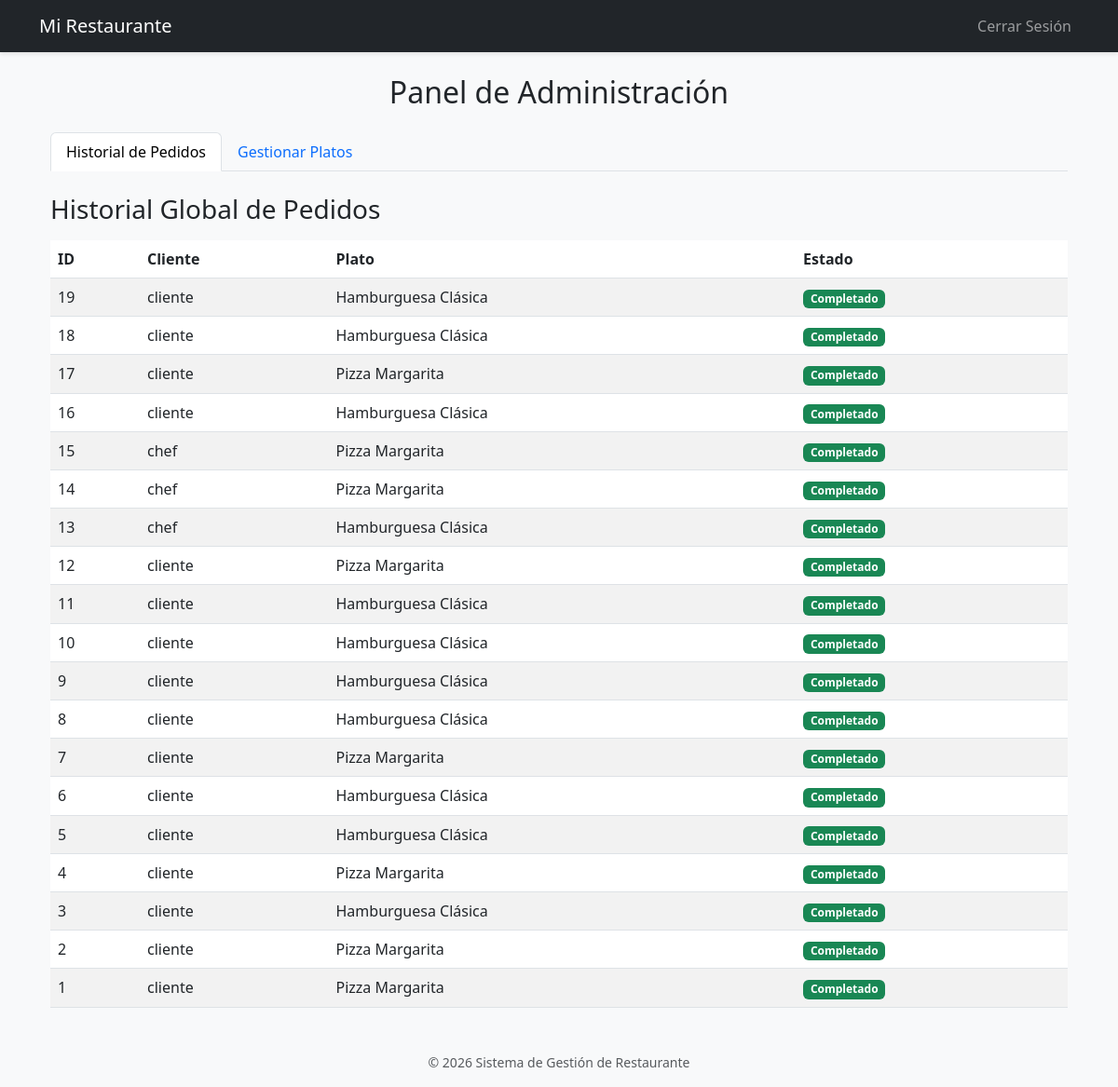
/admin_panel.php (signed in), run on the app's committed database.
### tables this page shows
CREATE TABLE `orders` (
  `id` int(11) NOT NULL,
  `user_id` int(11) NOT NULL,
  `dish_id` int(11) NOT NULL,
  `quantity` int(11) NOT NULL,
  `status` enum('Pending','Preparing','Ready to serve','Served') NOT NULL DEFAULT 'Pending'
);

CREATE TABLE `users` (
  `id` int(11) NOT NULL,
  `username` varchar(50) NOT NULL,
  `email` varchar(100) NOT NULL,
  `password` varchar(100) NOT NULL,
  `role_id` int(11) NOT NULL
);

CREATE TABLE `dishes` (
  `id` int(11) NOT NULL,
  `name` varchar(50) NOT NULL,
  `description` varchar(255) DEFAULT NULL,
  `price` decimal(10,2) NOT NULL,
  `is_active` tinyint(1) NOT NULL DEFAULT 1
);

### admin_panel.php (the view, shortened to what this page needs)
<?php
require_once 'config/conexion.php';
include('includes/header.php');
?>
<div class="container mt-4">
    <h2 class="text-center">Panel de Administración</h2>
    <ul class="nav nav-tabs mt-4">
        <li class="nav-item">
            <a class="nav-link active" href="admin_panel.php">Historial de Pedidos</a>
        </li>
        <li class="nav-item">
            <a class="nav-link" href="add_dish.php">Gestionar Platos</a>
        </li>
    </ul>
    <h3 class="mt-4">Historial Global de Pedidos</h3>
    <table class="table table-striped mt-3">
        <thead>
            <tr>
                <th>ID</th>
                <th>Cliente</th>
                <th>Plato</th>
                <th>Estado</th>
            </tr>
        </thead>
        <tbody>
            <?php
            $query = "SELECT orders.id, users.username, dishes.name, orders.status
                      FROM orders
                      INNER JOIN users ON orders.user_id = users.id
                      INNER JOIN dishes ON orders.dish_id = dishes.id
                      ORDER BY orders.id DESC";
            $result = mysqli_query($conexion, $query);
            if ($result && mysqli_num_rows($result) > 0) {
                while ($order = mysqli_fetch_assoc($result)) {
                    $is_pending = ($order['status'] == 0);
                    $badge = $is_pending ? 'bg-warning' : 'bg-success';
                    $status_text = $is_pending ? 'Pendiente' : 'Completado';
                    echo "<tr>
                            <td>{$order['id']}</td>
                            <td>{$order['username']}</td>
                            <td>{$order['name']}</td>
                            <td><span class='badge {$badge}'>{$status_text}</span></td>
                          </tr>";
                }
            } else {
                echo "<tr><td colspan='4' class='text-center'>No hay pedidos registrados.</td></tr>";
            }
            ?>
        </tbody>
    </table>
</div>
<?php include('includes/footer.php'); ?>

### includes/header.php (shortened to what this page needs)
<!DOCTYPE html>
<html lang="es">
<head>
    <link href="https://cdn.jsdelivr.net/npm/bootstrap@5.3.0/dist/css/bootstrap.min.css" rel="stylesheet">
</head>
<body>
<nav class="navbar navbar-expand-lg navbar-dark bg-dark">
    <div class="container">
        <a class="navbar-brand" href="dashboard.php">Mi Restaurante</a>
        <div class="collapse navbar-collapse" id="navbarNav">
            <div class="navbar-nav ms-auto">
                <a class="nav-link" href="logout.php">Cerrar Sesión</a>
            </div>
        </div>
    </div>
</nav>
<div class="container">

### includes/footer.php (shortened to what this page needs)
</div> <footer class="text-center mt-5 mb-3">
    <p class="text-muted small">&copy; <?php echo date("Y"); ?> Sistema de Gestión de Restaurante</p>
</footer>
</body>
</html>

### includes/header.php (style rules this page uses)
body { background-color: #f8f9fa; }
.navbar { margin-bottom: 20px; box-shadow: 0 2px 4px rgba(0,0,0,0.1); }

### data on the page
orders: id "19", user.username "cliente", dish.name "Hamburguesa Clásica", status "Completado"
orders: id "18", user.username "cliente", dish.name "Hamburguesa Clásica", status "Completado"
orders: id "17", user.username "cliente", dish.name "Pizza Margarita", status "Completado"
orders: id "16", user.username "cliente", dish.name "Hamburguesa Clásica", status "Completado"
orders: id "15", user.username "chef", dish.name "Pizza Margarita", status "Completado"
orders: id "14", user.username "chef", dish.name "Pizza Margarita", status "Completado"
orders: id "13", user.username "chef", dish.name "Hamburguesa Clásica", status "Completado"
orders: id "12", user.username "cliente", dish.name "Pizza Margarita", status "Completado"
orders: id "11", user.username "cliente", dish.name "Hamburguesa Clásica", status "Completado"
orders: id "10", user.username "cliente", dish.name "Hamburguesa Clásica", status "Completado"
orders: id "9", user.username "cliente", dish.name "Hamburguesa Clásica", status "Completado"
orders: id "8", user.username "cliente", dish.name "Hamburguesa Clásica", status "Completado"
orders: id "7", user.username "cliente", dish.name "Pizza Margarita", status "Completado"
orders: id "6", user.username "cliente", dish.name "Hamburguesa Clásica", status "Completado"
orders: id "5", user.username "cliente", dish.name "Hamburguesa Clásica", status "Completado"
orders: id "4", user.username "cliente", dish.name "Pizza Margarita", status "Completado"
orders: id "3", user.username "cliente", dish.name "Hamburguesa Clásica", status "Completado"
orders: id "2", user.username "cliente", dish.name "Pizza Margarita", status "Completado"
orders: id "1", user.username "cliente", dish.name "Pizza Margarita", status "Completado"
